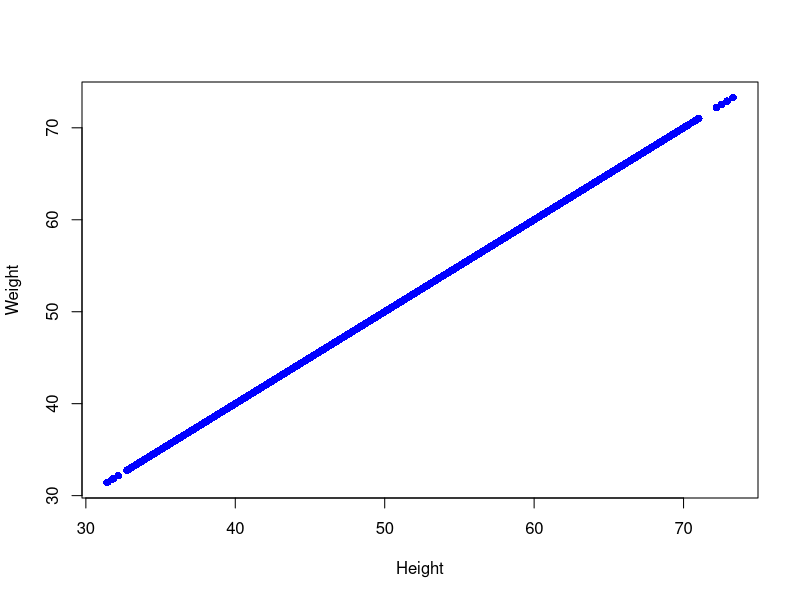
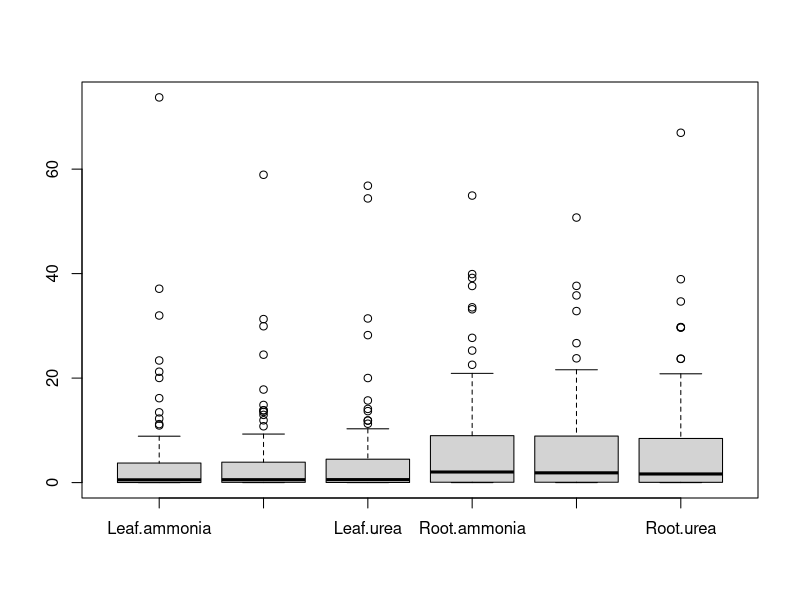
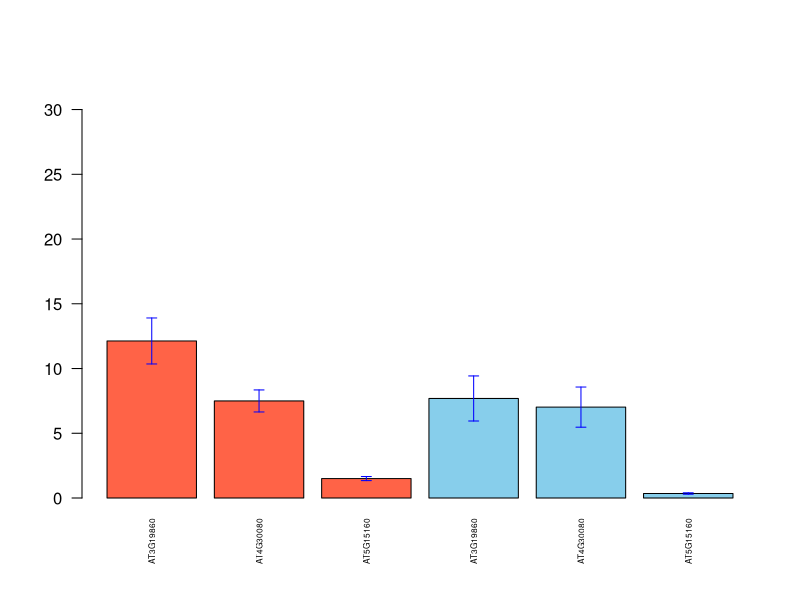
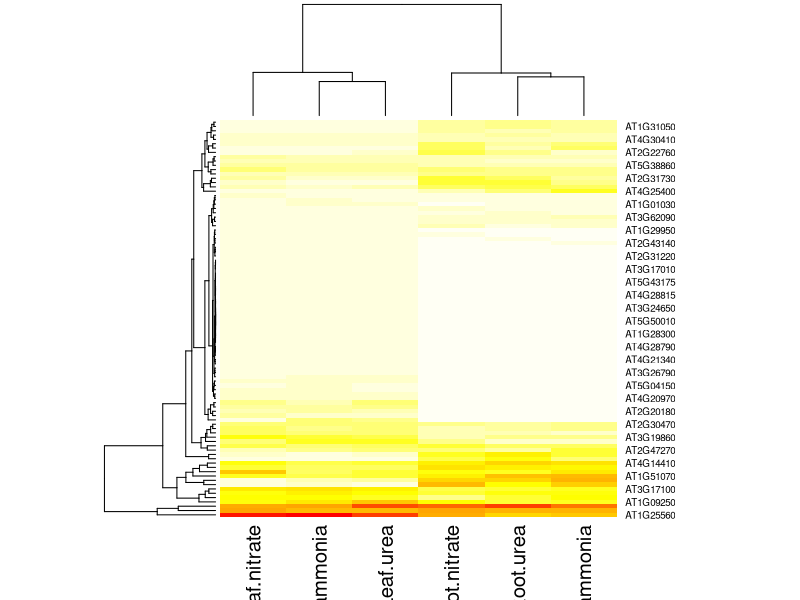
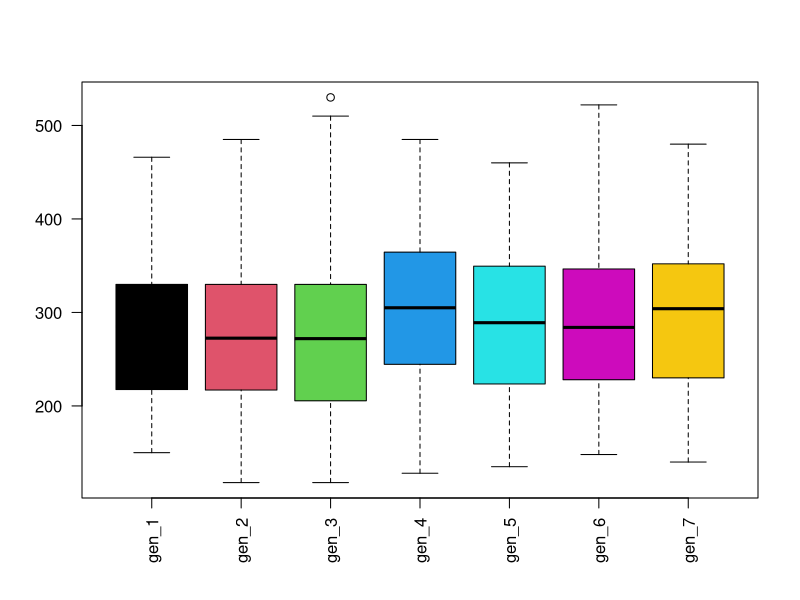

These charts were generated, in order, by the following R code: (Note: this script raises an error after producing the figures.)
## ---- chunk 1
# a. 
x <- c(1, 1.5, 2, 2.5, 3)
mean(x)
sd(x)

# b.
y <- c(1, 1.5, 2, 2.5, 30)
mean(y)
sd(y)

# c.
# 30 affects the mean value grately. 

# d. 
sample(1:100, size=20)

## ---- chunk 2
## Set your working direcotry
dat <- read.csv('Data/women.tsv', sep="\t")

# a. 
plot(x=dat$Height, y= dat$Height,
     pch=16, col='blue',
     xlab=c('Height'), ylab=c("Weight")
     )

# b. 
table(dat$Age)

## ---- chunk 3
# a. Import this data as a dataframe named `expr`
expr <- read.csv('Data/Ath_RNAseq.final.csv')

# b. report the number of rows and columns
dim(expr)

# c. Assign the 'ID' column as `row.names` of `expr`
row.names(expr) <- expr$ID

# d. Create a new dataframe `expr_2` containing all columns from `expr` except "ID" column.
expr_2 <- expr[, 2:ncol(expr)]

# e. Use `expr_2`, Create a boxplot, showing distribution of expression values in each sample. (i.e column wise)
boxplot(expr_2)

# f. Use `apply()` on `expr_2` to calculate the sum of each row and store to a variable called `expr_rowSum`
expr_rowSum <- apply(expr_2, 1, sum)


# g. Use `apply()` on `expr_2` to calculate the sum of each column and store to a variable called `expr_colSum`
expr_colSum <- apply(expr_2, 2, sum)

# h. Report the number of genes with total expression level less than 1.
nrow(expr_2[ expr_rowSum<1, ])

# i. Can you identify the genes which have higher expression in urea treated Leaf than urea treated Root. 
nrow(expr_2[expr_2$Leaf.urea > expr_2$Root.urea,  ])

# j. Can you identify the genes which have higher expression in Leaf than Root. Create bar plots of at least 3 such genes. Use mean values as height, and SD to draw the error bar. 

### Calculating the means for leaf samples only
avg_leaf_expr <- apply( expr_2[ , c('Leaf.ammonia', 'Leaf.nitrate', 'Leaf.urea')],
                          1,
                          mean)
### Calculating the SDs for leaf samples only
sd_leaf_expr <- apply( expr_2[ , c('Leaf.ammonia', 'Leaf.nitrate', 'Leaf.urea')],
                          1,
                          sd)
### Calculating the means for Root samples only
avg_root_expr <- apply( expr_2[ , c('Root.ammonia', 'Root.nitrate', 'Root.urea')],
                          1,
                          mean)
### Calculating the SDs for Root samples only
sd_root_expr <- apply( expr_2[ , c('Root.ammonia', 'Root.nitrate', 'Root.urea')],
                          1,
                          sd)
### Select genes with higher average expr in Leaf
selected_genes <- expr_2[ avg_leaf_expr > avg_root_expr,  ]
dim(selected_genes)

### Randomsly select 3 genes 
genes <- sample( row.names(selected_genes), size = 3)

## Draw barplot 
xy <- barplot(height =c(avg_leaf_expr[genes], avg_root_expr[genes]),
        names.arg = c(genes,genes ),
        col=c(rep('tomato',3), rep('skyblue',3)),
        las=2,
        cex.names = 0.5,
        ylim=c(0,max(c(avg_leaf_expr[genes], avg_root_expr[genes]))+20 )
        ) 
arrows(
  x0=xy,
  y0=c(avg_leaf_expr[genes], avg_root_expr[genes]) - c(sd_leaf_expr[genes], sd_root_expr[genes]),
  x1=xy,
  y1=c(avg_leaf_expr[genes], avg_root_expr[genes]) + c(sd_leaf_expr[genes], sd_root_expr[genes]),
  code=3,
  angle = 90,
  length = 0.05,
  col='blue'
)

# i. Create a `heatmap` from `expr_2`.
heatmap( as.matrix(expr_2),
         col=rev(heat.colors(50)), 
         scale = "column"
         )

## ---- chunk 4
# a. Import 'pokemon_data.csv' data in to dataframe named `poke`
poke <- read.csv('Data/pokemon_data.csv')

# b. Use `apply()` to calculate the total Score (defense+hp+attack+speed) for each creature. Assign it to a new column `total_score`.
poke$total_score <- apply(poke[, c('defense', 'hp', 'attack', 'speed')], 1, sum)

# c. Report the number of legendary pokemons.
nrow(poke[poke$Is.legendary==1,])

# d. Create a `list` named `totScore_per_gen`. Use `for` loop to loop over 1..7 generations. 
#####   - in each loop you need to update `totScore_per_gen` with a names vector "gen_X", where X is generation number. and store the total scores of all creatures from that generation. e.g in the first (1th) loop, create a named vector in `totScore_per_gen[["gen_1"]] <- tot_scores_from_gen1`. Use `paste`, to concatenate variables. 

totScore_per_gen <- list()
for (gen in 1:7){
  totScore_per_gen[[paste('gen',gen,sep='_') ]] <- 
    poke[poke$generation==gen, 'total_score' ]
  
}

# e. Use this `totScore_per_gen` with scores from 7 generations to create a boxplot. Use different colors for each box. 
boxplot(totScore_per_gen, 
        col=1:7,
        las=2
        )

# f. Use  `lapply()` on `totScore_per_gen` to calculate mean per generation and SD per generation. Store these values into two vectors `mean_per_gen` and `SD_per_gen`
mean_per_gen <- lapply(totScore_per_gen, mean)
SD_per_gen <- lapply(totScore_per_gen, sd)

# g. Export a table with three column `Generations`,`Mean of Total Scores` and `SD of Total Scores`. 
df <- data.frame(
  Generations <- 1:7,
  Mean_total_score <- as.vector(mean_per_gen),
  SD_total_score <- as.vector(SD_per_gen)
)
write.csv(df, file="Scores_per_gen.csv")

## ---- chunk 5
knitr::include_graphics('Figures/nebbio_logo.png')
